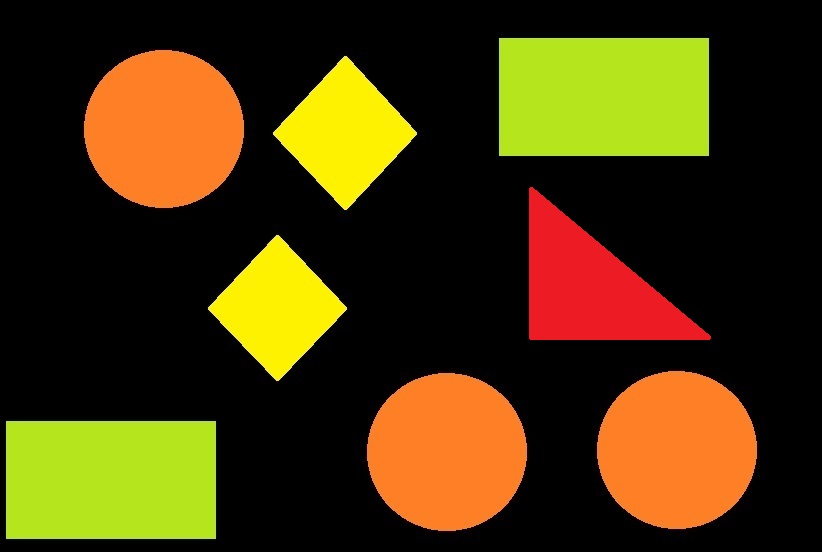
%> input picture Figuras.jpg, 822 x 552 px
$ octave 'Matlab Reconocimiento de Figuras.m'   (GNU Octave 9; MATLAB toolbox functions it lacks are replaced by stand-ins)
%> lines starting %> are read from the running program, lines starting %| are printed output that depends on the picture; in (x1, y1, x2, y2) boxes, pixels count from 0 and x2, y2 are one past the last pixel; in counts of white or black regions, pixels touching at a corner belong together; the program's own positions count from 1
clc %Limpia la pantalla
clear all %limpia todas las variables
close all %cierra todo
warning off all %evita llamadas de atención

%variables

%Pasar a escala de grises
I = imread('Figuras.jpg');
%> I is the input picture: size 552x822x3 uint8; mean R, G, B 73.1, 54.4, 10.5
I = rgb2gray(I);
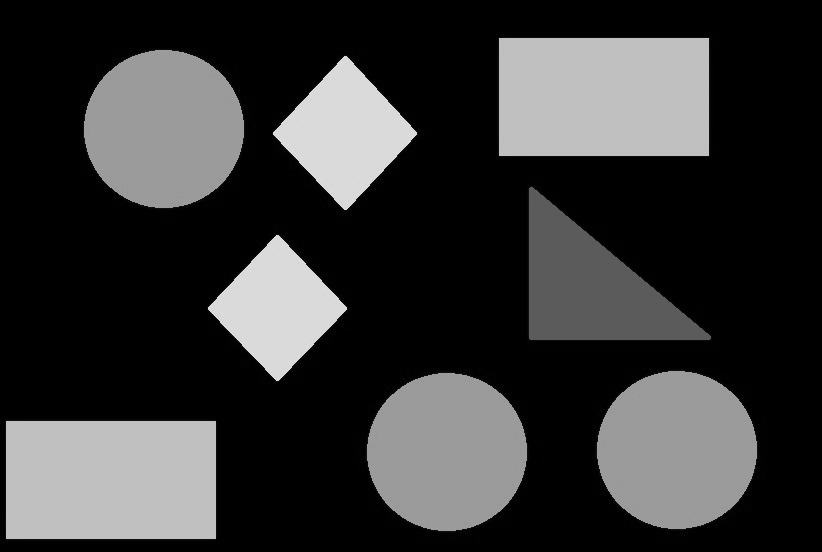
%> I: size 552x822 uint8; min 0, max 233, mean 55
figure(1)
title('IMAGEN ORIGINAL');
[fila,columna]=size(I);
%> fila = 552; columna = 822

I = wiener2(I,[50 50]);
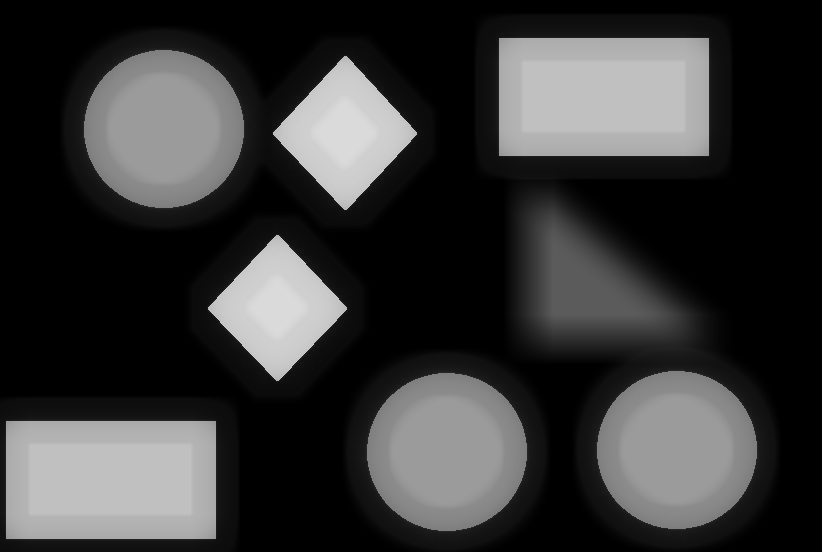
%> I: size 552x822 uint8; min 0, max 218, mean 55.3
imshow(I);
I = im2bw(I,0.20);
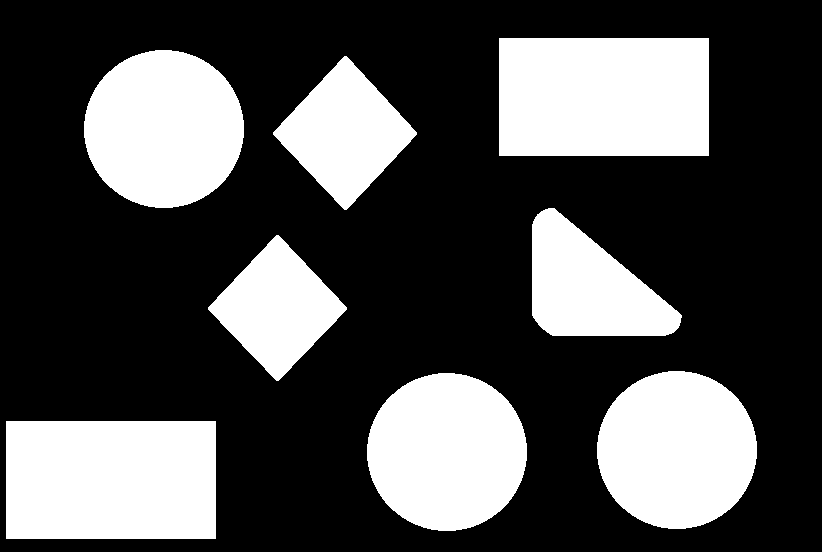
%> I: size 552x822 logical; 31.5% white; 8 white regions, largest, box (x1, y1, x2, y2) and area: (499, 38, 709, 156) 24780, (6, 421, 216, 539) 24780, (84, 50, 244, 208) 19839
figure(1)
imshow(I)
I = bwareaopen(I,130);
se = strel('disk',5);
I = imclose(I,se);
figure
imshow(I)

[B,L] = bwboundaries(I,'noholes');
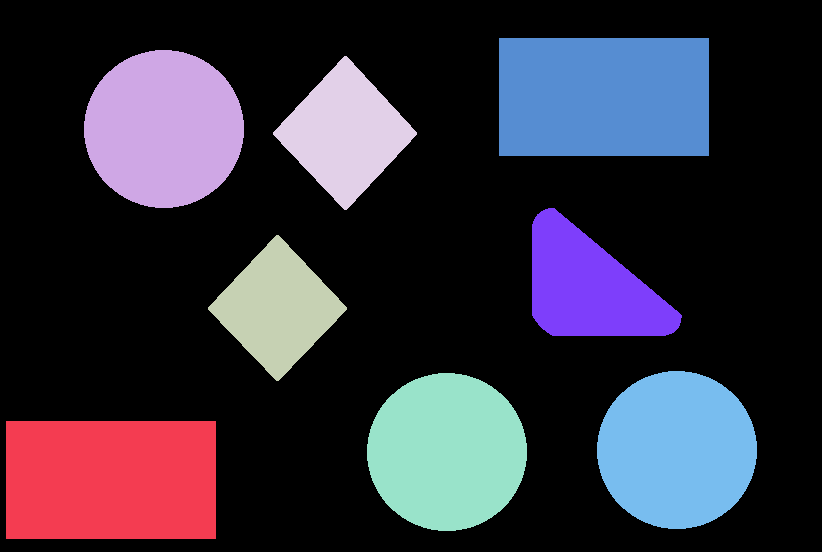
%> L: size 552x822 double; 9 distinct labels, from 0 to 8; one colour per label, 0 black
%> B = 8 boundaries; box (x1, y1, x2, y2) and points: (6, 421, 216, 539) 653, (499, 38, 709, 156) 653, (84, 50, 244, 208) 449, (367, 373, 527, 531) 449, (597, 371, 757, 529) 449, (532, 208, 682, 336) 407, (273, 56, 417, 210) 311, (208, 235, 347, 381) 295
imshow(label2rgb(L,@jet,[.5 .5 .5]))
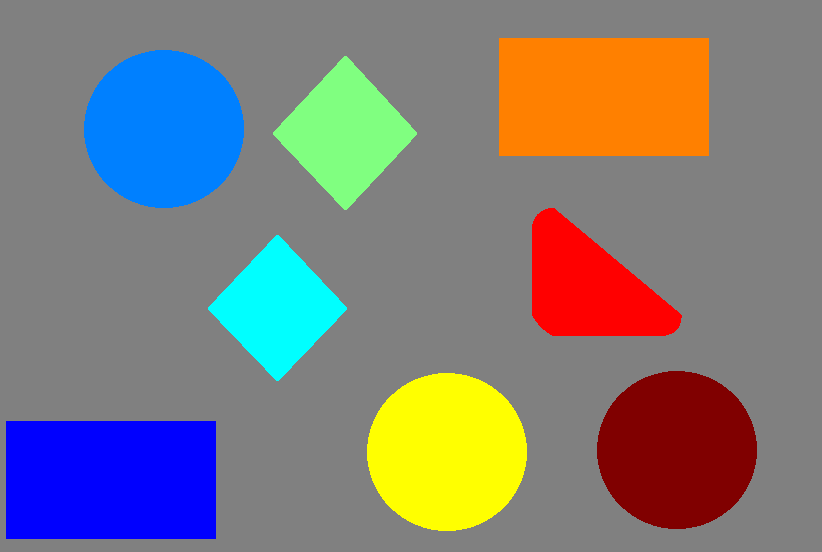
%> displayed picture: size 552x822x3, on the screen's scale of 0 to 255; mean R, G, B 128.3, 123.7, 121.8
hold on

for k = 1:length(B)  boundary = B{k};
    plot(boundary(:,2),boundary(:,1),'w','LineWidth',2)
end
%> this loop made 8 passes
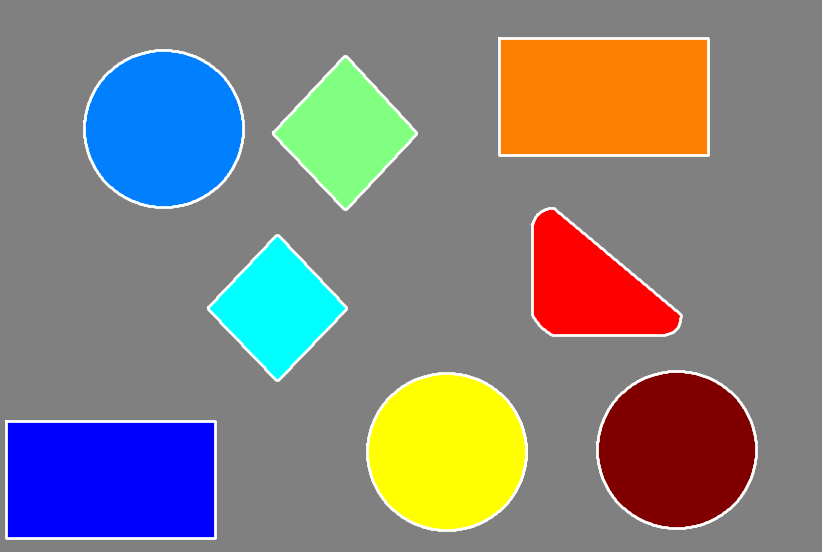
%> figure redrawn from the program's plot data

stats = regionprops(L,'Area','Centroid');
%> stats = 8 regions; Area and Centroid: 24780 [111.5 480.5], 24780 [604.5 97.5], 19839 [164.5 129.5], 19839 [447.5 452.5], 19839 [677.5 450.5], 12006 [590.1 287.8], 11402 [345.7 133.7], 10440 [278 308.7]
threshold = 0.94;
for k = 1:length(B)
    boundary = B(k);
%> (the run ends here)
